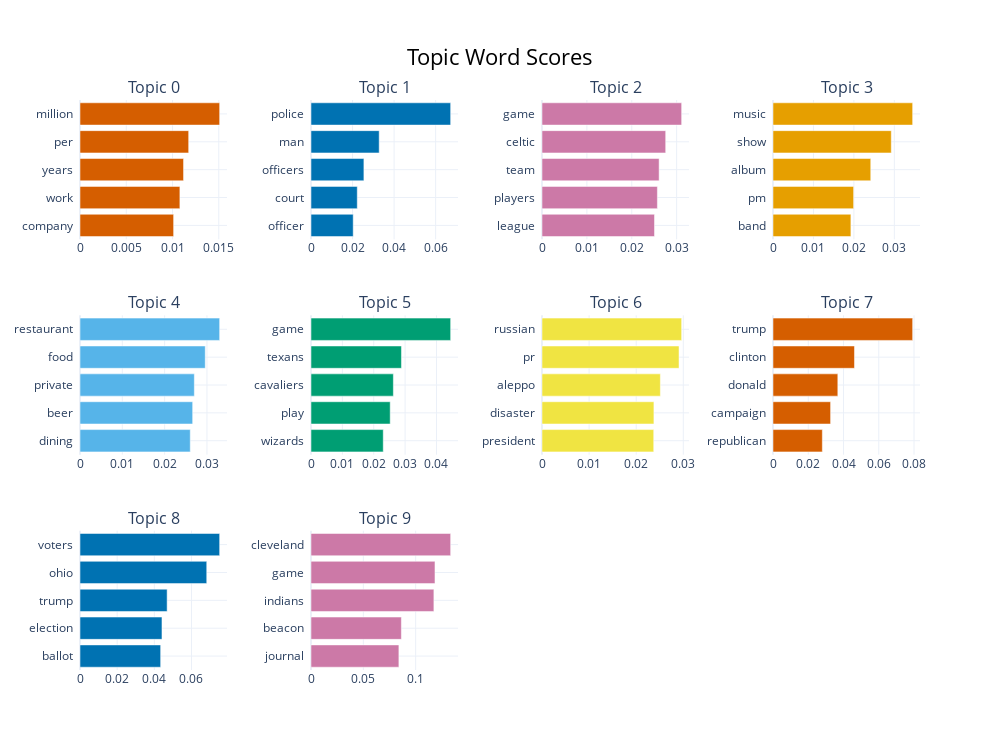

Notebook cell for this chart:
### Markdown cell above
The visualization shows the top-ranked words for each discovered topic.
Topics are semantically well-separated — from entertainment and sports to politics and international conflicts.
Political discourse (Topic 7–8) appears dominant, consistent with the 2016–2017 global news timeline.
Lifestyle and sports topics (Topic 4–5) reflect everyday coverage patterns typical of online media.

### Code cell
topic_model.visualize_barchart(top_n_topics=10)

### Figure 1 — Plotly figure (JSON) as saved in the notebook; plotly's stock layout.template omitted (floating-point values rounded to 4 significant figures)
{"data": [{"marker": {"color": "#D55E00"}, "orientation": "h", "type": "bar", "x": [0.01012, 0.0108, 0.01119, 0.01175, 0.01509], "xaxis": "x", "y": ["company  ", "work  ", "years  ", "per  ", "million  "], "yaxis": "y"}, {"marker": {"color": "#0072B2"}, "orientation": "h", "type": "bar", "x": [0.02032, 0.02227, 0.02546, 0.03282, 0.06723], "xaxis": "x2", "y": ["officer  ", "court  ", "officers  ", "man  ", "police  "], "yaxis": "y2"}, {"marker": {"color": "#CC79A7"}, "orientation": "h", "type": "bar", "x": [0.02507, 0.02571, 0.0261, 0.02756, 0.03112], "xaxis": "x3", "y": ["league  ", "players  ", "team  ", "celtic  ", "game  "], "yaxis": "y3"}, {"marker": {"color": "#E69F00"}, "orientation": "h", "type": "bar", "x": [0.01926, 0.01993, 0.02417, 0.02925, 0.03453], "xaxis": "x4", "y": ["band  ", "pm  ", "album  ", "show  ", "music  "], "yaxis": "y4"}, {"marker": {"color": "#56B4E9"}, "orientation": "h", "type": "bar", "x": [0.02606, 0.02663, 0.02702, 0.0296, 0.033], "xaxis": "x5", "y": ["dining  ", "beer  ", "private  ", "food  ", "restaurant  "], "yaxis": "y5"}, {"marker": {"color": "#009E73"}, "orientation": "h", "type": "bar", "x": [0.02303, 0.02525, 0.02626, 0.02883, 0.04452], "xaxis": "x6", "y": ["wizards  ", "play  ", "cavaliers  ", "texans  ", "game  "], "yaxis": "y6"}, {"marker": {"color": "#F0E442"}, "orientation": "h", "type": "bar", "x": [0.02372, 0.02376, 0.02513, 0.02909, 0.02965], "xaxis": "x7", "y": ["president  ", "disaster  ", "aleppo  ", "pr  ", "russian  "], "yaxis": "y7"}, {"marker": {"color": "#D55E00"}, "orientation": "h", "type": "bar", "x": [0.02799, 0.03267, 0.03677, 0.04621, 0.07922], "xaxis": "x8", "y": ["republican  ", "campaign  ", "donald  ", "clinton  ", "trump  "], "yaxis": "y8"}, {"marker": {"color": "#0072B2"}, "orientation": "h", "type": "bar", "x": [0.04341, 0.04411, 0.04689, 0.0682, 0.07516], "xaxis": "x9", "y": ["ballot  ", "election  ", "trump  ", "ohio  ", "voters  "], "yaxis": "y9"}, {"marker": {"color": "#CC79A7"}, "orientation": "h", "type": "bar", "x": [0.08398, 0.08634, 0.1174, 0.1185, 0.1334], "xaxis": "x10", "y": ["journal  ", "beacon  ", "indians  ", "game  ", "cleveland  "], "yaxis": "y10"}], "layout": {"annotations": [{"font": {"size": 16}, "showarrow": false, "text": "Topic 0", "x": 0.0875, "xanchor": "center", "xref": "paper", "y": 1, "yanchor": "bottom", "yref": "paper"}, {"font": {"size": 16}, "showarrow": false, "text": "Topic 1", "x": 0.3625, "xanchor": "center", "xref": "paper", "y": 1, "yanchor": "bottom", "yref": "paper"}, {"font": {"size": 16}, "showarrow": false, "text": "Topic 2", "x": 0.6375, "xanchor": "center", "xref": "paper", "y": 1, "yanchor": "bottom", "yref": "paper"}, {"font": {"size": 16}, "showarrow": false, "text": "Topic 3", "x": 0.9125, "xanchor": "center", "xref": "paper", "y": 1, "yanchor": "bottom", "yref": "paper"}, {"font": {"size": 16}, "showarrow": false, "text": "Topic 4", "x": 0.0875, "xanchor": "center", "xref": "paper", "y": 0.6222, "yanchor": "bottom", "yref": "paper"}, {"font": {"size": 16}, "showarrow": false, "text": "Topic 5", "x": 0.3625, "xanchor": "center", "xref": "paper", "y": 0.6222, "yanchor": "bottom", "yref": "paper"}, {"font": {"size": 16}, "showarrow": false, "text": "Topic 6", "x": 0.6375, "xanchor": "center", "xref": "paper", "y": 0.6222, "yanchor": "bottom", "yref": "paper"}, {"font": {"size": 16}, "showarrow": false, "text": "Topic 7", "x": 0.9125, "xanchor": "center", "xref": "paper", "y": 0.6222, "yanchor": "bottom", "yref": "paper"}, {"font": {"size": 16}, "showarrow": false, "text": "Topic 8", "x": 0.0875, "xanchor": "center", "xref": "paper", "y": 0.2444, "yanchor": "bottom", "yref": "paper"}, {"font": {"size": 16}, "showarrow": false, "text": "Topic 9", "x": 0.3625, "xanchor": "center", "xref": "paper", "y": 0.2444, "yanchor": "bottom", "yref": "paper"}], "height": 750, "hoverlabel": {"bgcolor": "white", "font": {"family": "Rockwell", "size": 16}}, "showlegend": false, "title": {"font": {"color": "Black", "size": 22}, "text": "Topic Word Scores", "x": 0.5, "xanchor": "center", "yanchor": "top"}, "width": 1000, "xaxis": {"anchor": "y", "domain": [0, 0.175], "showgrid": true}, "xaxis10": {"anchor": "y10", "domain": [0.275, 0.45], "showgrid": true}, "xaxis11": {"anchor": "y11", "domain": [0.55, 0.725], "showgrid": true}, "xaxis12": {"anchor": "y12", "domain": [0.825, 1], "showgrid": true}, "xaxis2": {"anchor": "y2", "domain": [0.275, 0.45], "showgrid": true}, "xaxis3": {"anchor": "y3", "domain": [0.55, 0.725], "showgrid": true}, "xaxis4": {"anchor": "y4", "domain": [0.825, 1], "showgrid": true}, "xaxis5": {"anchor": "y5", "domain": [0, 0.175], "showgrid": true}, "xaxis6": {"anchor": "y6", "domain": [0.275, 0.45], "showgrid": true}, "xaxis7": {"anchor": "y7", "domain": [0.55, 0.725], "showgrid": true}, "xaxis8": {"anchor": "y8", "domain": [0.825, 1], "showgrid": true}, "xaxis9": {"anchor": "y9", "domain": [0, 0.175], "showgrid": true}, "yaxis": {"anchor": "x", "domain": [0.7556, 1], "showgrid": true}, "yaxis10": {"anchor": "x10", "domain": [0, 0.2444], "showgrid": true}, "yaxis11": {"anchor": "x11", "domain": [0, 0.2444], "showgrid": true}, "yaxis12": {"anchor": "x12", "domain": [0, 0.2444], "showgrid": true}, "yaxis2": {"anchor": "x2", "domain": [0.7556, 1], "showgrid": true}, "yaxis3": {"anchor": "x3", "domain": [0.7556, 1], "showgrid": true}, "yaxis4": {"anchor": "x4", "domain": [0.7556, 1], "showgrid": true}, "yaxis5": {"anchor": "x5", "domain": [0.3778, 0.6222], "showgrid": true}, "yaxis6": {"anchor": "x6", "domain": [0.3778, 0.6222], "showgrid": true}, "yaxis7": {"anchor": "x7", "domain": [0.3778, 0.6222], "showgrid": true}, "yaxis8": {"anchor": "x8", "domain": [0.3778, 0.6222], "showgrid": true}, "yaxis9": {"anchor": "x9", "domain": [0, 0.2444], "showgrid": true}}}
